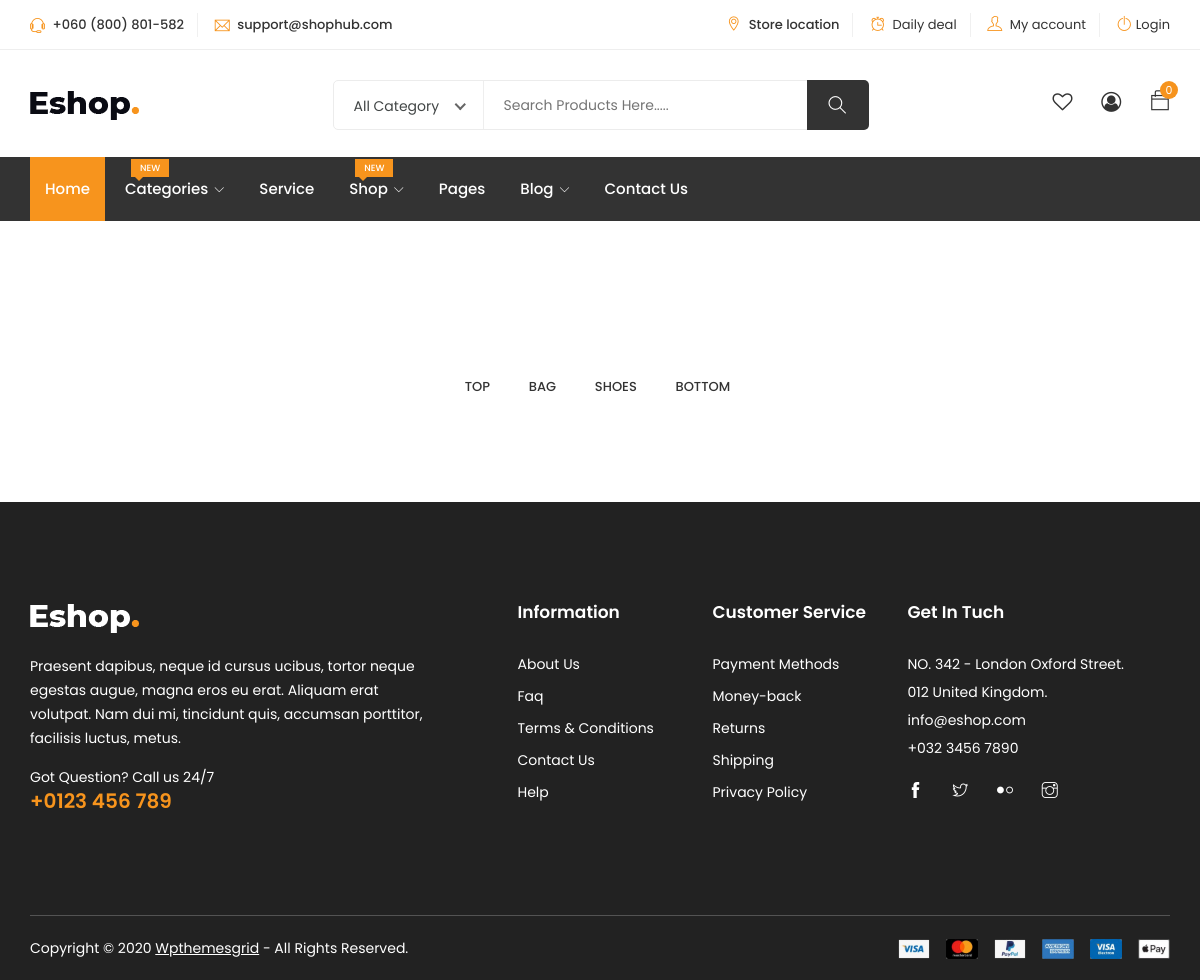
Page /category/ on the earlier database version.
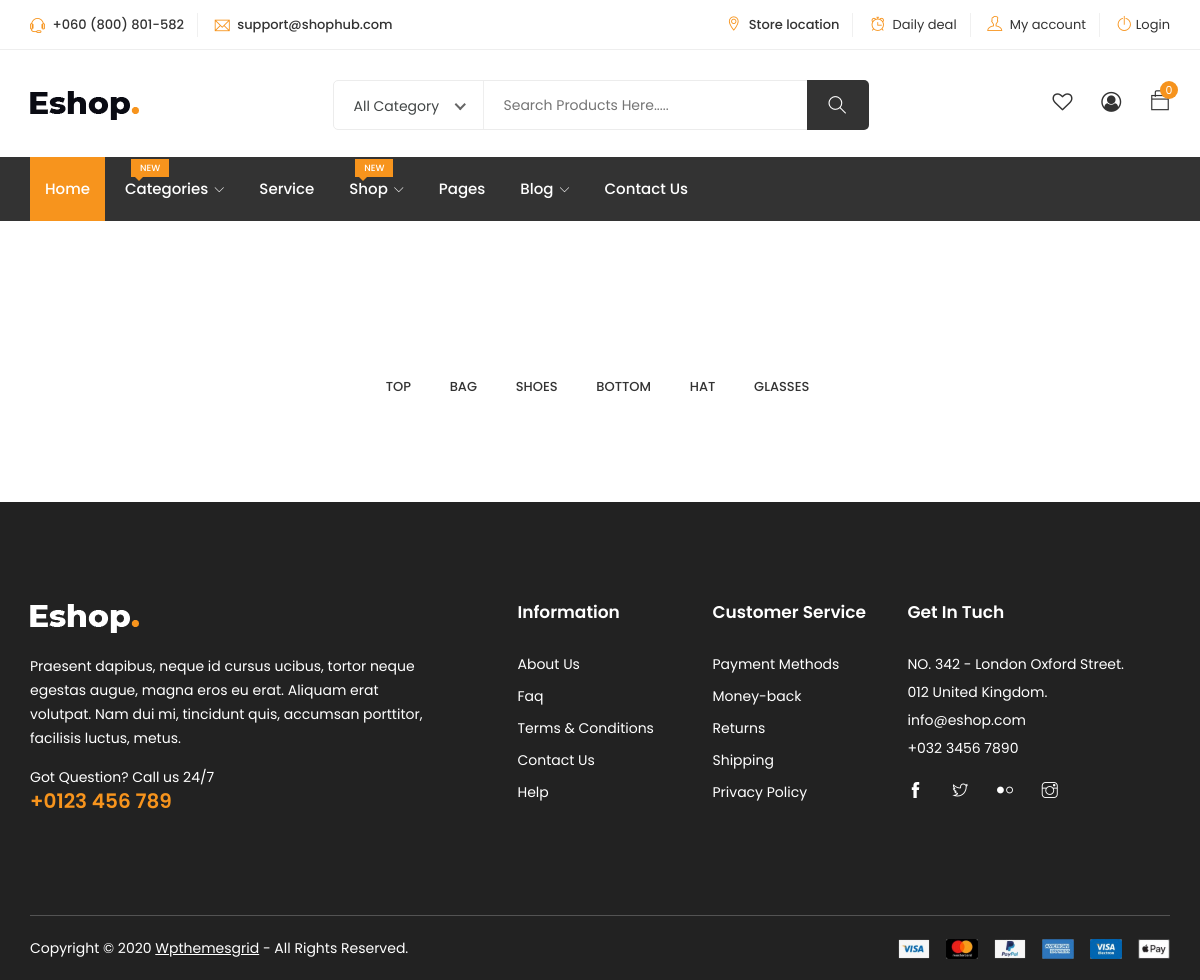
Same page on the later database version.
### core/models.py (models this page shows, shortened)
class Category(models.Model):
    cid = models.UUIDField(unique=True, default=uuid.uuid4, editable=True)
    title = models.CharField(max_length=100, default='apparel')  # for title, heading etc
    image = models.ImageField(upload_to='category',default='category.jpg')
    class Meta:
        verbose_name_plural = 'Categories'

### core/views.py (the view)
# urls.py: path('category/', category_list_view, name='category-list'),
def category_list_view(request):
    categories = Category.objects.all()
    context = {
        'categories':categories
    }
    return render(request, 'core/category-list.html', context)

### core/context_processor.py (called while the page is built)
def default(request):
    categories = Category.objects.all()
    return {
        'categories':categories
    }

### core/models.py (called while the page is built)
    def get_percentage(self):
        new_price = ((self.old_price - self.price) / self.old_price) * 100
        return new_price

### templates/core/category-list.html (shortened to what this page needs)
{% extends 'partials/base.html'%}
{% load static %}
{% block content %}
<div class="product-area section">
    <div class="container">
        <div class="row">
            <div class="col-12">
            </div>
        </div>
        <div class="row">
            <div class="col-12">
                <div class="product-info">
                    <div class="nav-main">
                        <ul class="nav nav-tabs" id="myTab" role="tablist">
                            {% for category in categories %}
                                <li class="nav-item"><a class="nav-link" data-toggle="tab" href="#{{ category.title|lower }}" role="tab">{{ category.title }}</a></li>
                            {% endfor %}
                        </ul>
                    </div>
                </div>
            </div>
        </div>
    </div>
</div>
{% endblock content %}

Differences in the rows shown:
added Category: title "HAT"
added Category: title "GLASSES"
